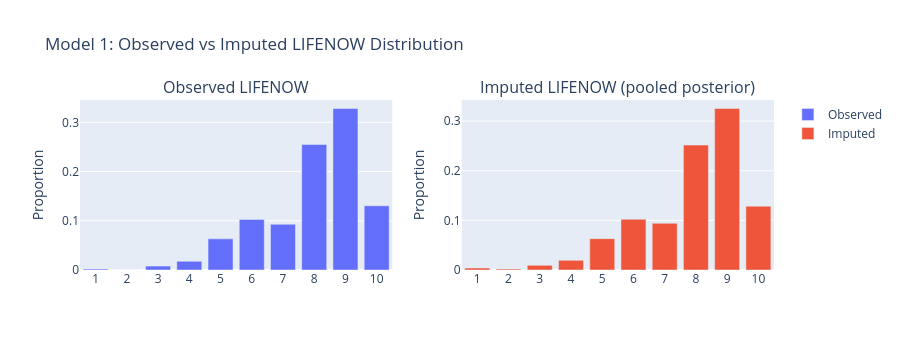

Notebook code for this chart:
### Code cell
# Visualize imputed LIFENOW distribution
imputed_samples = trace_cat.posterior['lifenow_imputed'].values.flatten()

fig = make_subplots(rows=1, cols=2, subplot_titles=['Observed LIFENOW', 'Imputed LIFENOW (pooled posterior)'])

# Observed
obs_counts = np.bincount(lifenow_obs_values, minlength=K_lifenow)
obs_props = obs_counts / obs_counts.sum()
fig.add_trace(
    go.Bar(x=[str(i+1) for i in range(K_lifenow)], y=obs_props, name='Observed'),
    row=1, col=1
)

# Imputed (aggregate across all missing obs and draws)
imp_counts = np.bincount(imputed_samples.astype(int), minlength=K_lifenow)
imp_props = imp_counts / imp_counts.sum()
fig.add_trace(
    go.Bar(x=[str(i+1) for i in range(K_lifenow)], y=imp_props, name='Imputed'),
    row=1, col=2
)

fig.update_layout(height=350, title='Model 1: Observed vs Imputed LIFENOW Distribution')
fig.update_yaxes(title_text='Proportion')
fig.show()

print('Imputed distribution matches observed (by design - MCAR assumption)')

### Figure 1 — Plotly figure (JSON) as saved in the notebook; plotly's stock layout.template omitted (floating-point values rounded to 4 significant figures)
{"data": [{"name": "Observed", "type": "bar", "x": ["1", "2", "3", "4", "5", "6", "7", "8", "9", "10"], "xaxis": "x", "y": [0.001976, 0.0, 0.007905, 0.01779, 0.06324, 0.1028, 0.09289, 0.2549, 0.3281, 0.1304], "yaxis": "y"}, {"name": "Imputed", "type": "bar", "x": ["1", "2", "3", "4", "5", "6", "7", "8", "9", "10"], "xaxis": "x2", "y": [0.003898, 0.00195, 0.009429, 0.01948, 0.06322, 0.1022, 0.09412, 0.2517, 0.3254, 0.1286], "yaxis": "y2"}], "layout": {"annotations": [{"font": {"size": 16}, "showarrow": false, "text": "Observed LIFENOW", "x": 0.225, "xanchor": "center", "xref": "paper", "y": 1, "yanchor": "bottom", "yref": "paper"}, {"font": {"size": 16}, "showarrow": false, "text": "Imputed LIFENOW (pooled posterior)", "x": 0.775, "xanchor": "center", "xref": "paper", "y": 1, "yanchor": "bottom", "yref": "paper"}], "height": 350, "title": {"text": "Model 1: Observed vs Imputed LIFENOW Distribution"}, "xaxis": {"anchor": "y", "domain": [0, 0.45]}, "xaxis2": {"anchor": "y2", "domain": [0.55, 1]}, "yaxis": {"anchor": "x", "domain": [0, 1], "title": {"text": "Proportion"}}, "yaxis2": {"anchor": "x2", "domain": [0, 1], "title": {"text": "Proportion"}}}}
